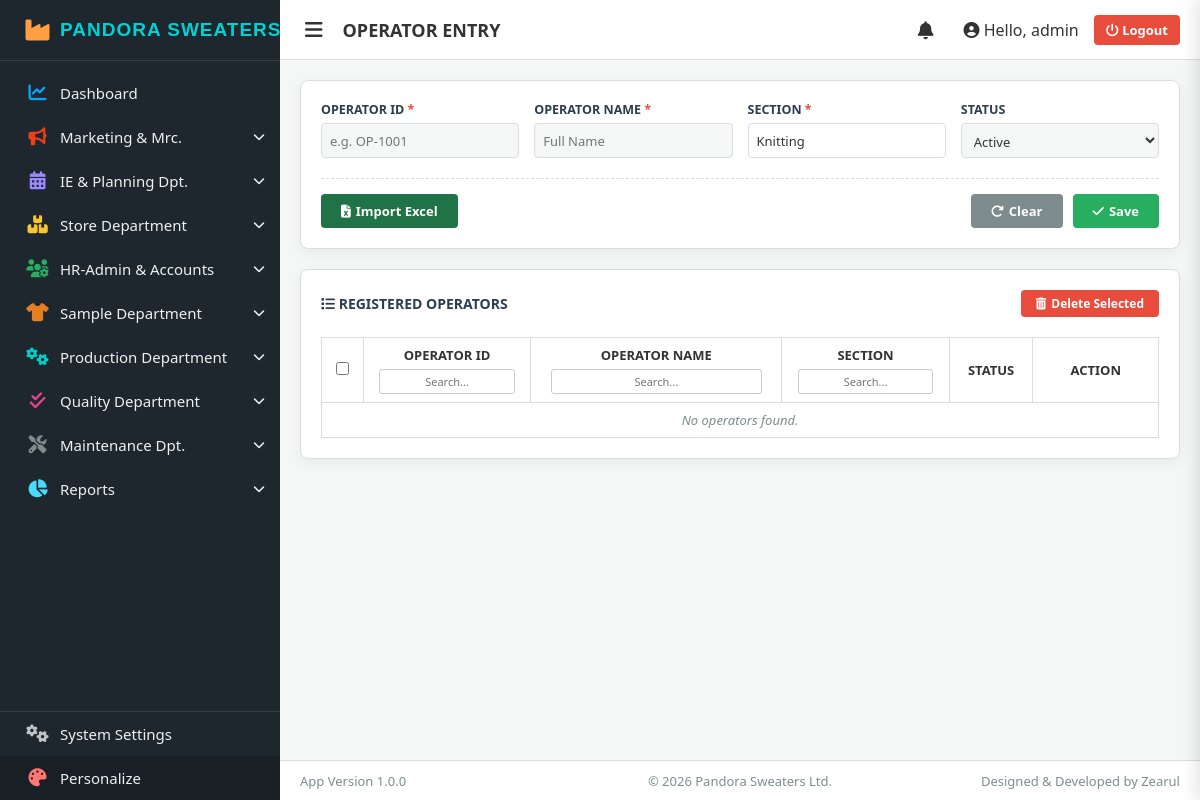
/hr-admin/operator-entry/ (signed in), run on an earlier commit of the app's database.
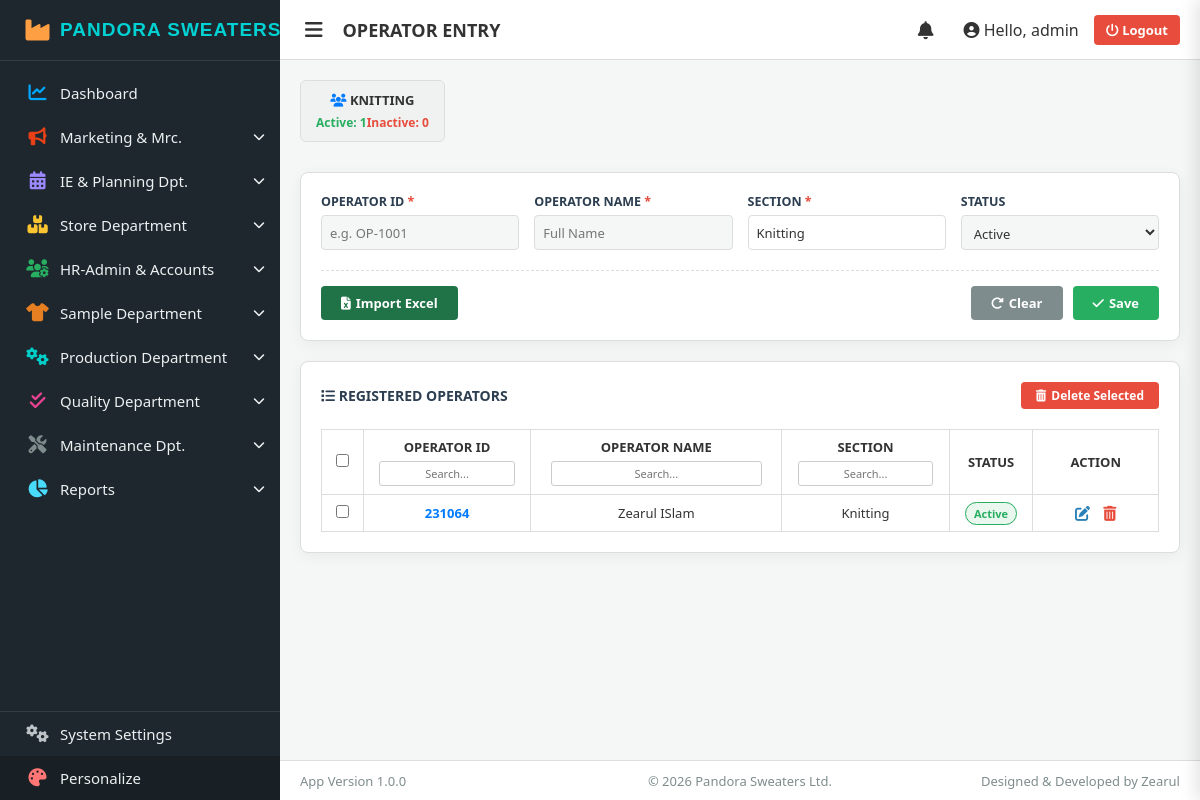
And on a later commit of the database.
### core/models.py (models this page shows, shortened)
class AppSetting(models.Model):
    key = models.CharField(max_length=100, unique=True)
    value = models.TextField(blank=True, null=True)
    description = models.CharField(max_length=255, blank=True, null=True)

class Operator(models.Model):
    operator_id = models.CharField(max_length=50, unique=True)
    name = models.CharField(max_length=150)
    section = models.CharField(max_length=100, default='Knitting')
    is_active = models.BooleanField(default=True)
    created_at = models.DateTimeField(auto_now_add=True)

### core/views/operator_views.py (the view)
# urls.py: path('hr-admin/operator-entry/', operator_entry_view, name='operator_entry'),
@login_required(login_url='login')
def operator_entry_view(request):
    sec_setting = AppSetting.objects.filter(key='operator_sections').first()
    sections = [s.strip() for s in sec_setting.value.split(',')] if sec_setting else ['Knitting']
    operators = Operator.objects.all().order_by('operator_id') # A-Z Sorting
    summary = []
    for sec in sections:
        active = operators.filter(section=sec, is_active=True).count()
        inactive = operators.filter(section=sec, is_active=False).count()
        if active > 0 or inactive > 0:
            summary.append({'section': sec, 'active': active, 'inactive': inactive})
    context = {
        'operators': operators,
        'sections': sections,
        'sections_json': json.dumps(sections),
        'summary': summary
    }
    return render(request, 'operator_entry.html', context)

### core/context_processors.py (called while the page is built)
def global_settings(request):
    settings = AppSetting.objects.all()
    context = {s.key: s.value for s in settings}
    defaults = {
        'factory_name': 'Smart Factory System',
        'app_version': 'Version 1.0.0',
        'copyright_text': '© 2026 Your Company',
        'developer_credit': 'Designed & Developed by Zearul'
    }
    for k, v in defaults.items():
        if k not in context:
            context[k] = v
    return context

### templates/operator_entry.html (shortened to what this page needs)
{% extends 'base.html' %}
{% block page_title %}OPERATOR ENTRY{% endblock %}
{% block content %}
{% if summary %}
<div class="summary-container">
    {% for s in summary %}
    <div class="summary-card">
        <h4><i class="fa-solid fa-users" style="color:#007bff;"></i> {{ s.section }}</h4>
        <div class="stats">
            <span class="act">Active: {{ s.active }}</span>
            <span class="inact">Inactive: {{ s.inactive }}</span>
        </div>
    </div>
    {% endfor %}
</div>
{% endif %}
<div class="entry-card">
    <div class="grid-row">
        <div class="form-group">
            <label>OPERATOR ID <span style="color:#e74c3c;">*</span></label>
            <input type="text" id="op_operator_id" class="form-control fast-nav" placeholder="e.g. OP-1001" autocomplete="off" autofocus>
        </div>
        <div class="form-group">
            <label>OPERATOR NAME <span style="color:#e74c3c;">*</span></label>
            <input type="text" id="op_name" class="form-control fast-nav" placeholder="Full Name" autocomplete="off">
        </div>
        <div class="form-group autocomplete-wrapper">
            <label>SECTION <span style="color:#e74c3c;">*</span></label>
            <input type="text" id="op_section" class="form-control fast-nav" value="{{ sections.0 }}" placeholder="Select Section" readonly style="cursor:pointer; background:#fff;" onclick="showSections()" onfocus="showSections()">
        </div>
        <div class="form-group">
            <label>STATUS</label>
            <select id="op_status" class="form-control fast-nav">
                <option value="true">Active</option>
            </select>
        </div>
    </div>
    <div class="action-bar">
        <div>
            <button class="btn-action btn-excel" onclick="document.getElementById('excelFile').click()"><i class="fa-solid fa-file-excel"></i> Import Excel</button>
        </div>
        <div style="display:flex; gap:10px;">
            <button class="btn-action btn-clear" onclick="clearForm()"><i class="fa-solid fa-rotate-right"></i> Clear</button>
            <button class="btn-action btn-save" id="btnSave" onclick="saveOperator()"><i class="fa-solid fa-check"></i> Save</button>
        </div>
    </div>
</div>
<div class="entry-card">
    <div style="display:flex; justify-content:space-between; align-items:center; margin-bottom: 10px;">
        <span style="font-weight: bold; font-size: 14px; color: #2c3e50;"><i class="fa-solid fa-list"></i> REGISTERED OPERATORS</span>
        <button class="btn-action btn-danger" style="padding: 5px 15px; font-size:12px;" onclick="confirmBulkDelete()"><i class="fa-solid fa-trash-can"></i> Delete Selected</button>
    </div>
    <div style="overflow-x: auto; max-height: 500px;">
        <table id="operatorTable">
            <thead style="position: sticky; top: 0; z-index: 10;">
                <tr>
                    <th width="5%"><input type="checkbox" id="selectAll" onchange="toggleAll(this)"></th>
                    <th width="20%">OPERATOR ID<br><input type="text" class="filter-input" placeholder="Search..." onkeyup="filterTable(1, this.value)"></th>
                    <th width="30%">OPERATOR NAME<br><input type="text" class="filter-input" placeholder="Search..." onkeyup="filterTable(2, this.value)"></th>
                    <th width="20%">SECTION<br><input type="text" class="filter-input" placeholder="Search..." onkeyup="filterTable(3, this.value)"></th>
                    <th width="10%">STATUS</th>
                    <th width="15%">ACTION</th>
                </tr>
            </thead>
            <tbody>
                {% for op in operators %}
                <tr class="data-row">
                    <td><input type="checkbox" class="row-check" value="{{ op.id }}"></td>
                    <td style="font-weight: bold; color: #007bff;">{{ op.operator_id }}</td>
                    <td>{{ op.name }}</td>
                    <td>{{ op.section }}</td>
                    <td>
                        {% if op.is_active %}<span class="status-badge status-active">Active</span>{% else %}<span class="status-badge status-inactive">Inactive</span>{% endif %}
                    </td>
                    <td>
                        <button class="btn-icon btn-edit" onclick="editOperator('{{ op.id }}', '{{ op.operator_id|escapejs }}', '{{ op.name|escapejs }}', '{{ op.section|escapejs }}', '{{ op.is_active|lower }}')"><i class="fa-solid fa-pen-to-square"></i></button>
                        <button class="btn-icon btn-del" onclick="deleteOperator('{{ op.id }}', '{{ op.name|escapejs }}')"><i class="fa-solid fa-trash-can"></i></button>
                    </td>
                </tr>
                {% empty %}
                <tr id="noDataRow"><td colspan="6" style="color: #7f8c8d; font-style: italic;">No operators found.</td></tr>
                {% endfor %}
            </tbody>
        </table>
    </div>
</div>
{% endblock %}

### templates/base.html (shortened to what this page needs)
<!DOCTYPE html>
<html lang="en">
<head>
    <link rel="stylesheet" href="https://cdn.jsdelivr.net/npm/@fortawesome/fontawesome-free@6.4.2/css/all.min.css">
</head>
<body id="app-body">
    <div class="sidebar" id="app-sidebar">
        <div class="brand">
            <i class="fa-solid fa-industry" style="color: #ff9f43; min-width: 45px; text-align: center; font-size: 24px;"></i>
            <span class="brand-text">{{ factory_name|default:"Smart Factory" }}</span>
        </div>
        <a href="{% url 'dashboard' %}" class="nav-item">
            <div class="nav-item-left"><i class="fa-solid fa-chart-line icon" style="color: #00a8ff;"></i> <span>Dashboard</span></div>
        </a>
        <div class="nav-item" onclick="toggleSubmenu(this)">
            <div class="nav-item-left"><i class="fa-solid fa-bullhorn icon" style="color: #e84118;"></i> <span>Marketing & Mrc.</span></div>
            <i class="fa-solid fa-chevron-down arrow"></i>
        </div>
        <div class="nav-item" onclick="toggleSubmenu(this)">
            <div class="nav-item-left"><i class="fa-solid fa-calendar-days icon" style="color: #9c88ff;"></i> <span>IE & Planning Dpt.</span></div>
            <i class="fa-solid fa-chevron-down arrow"></i>
        </div>
        <div class="nav-item" onclick="toggleSubmenu(this)">
            <div class="nav-item-left"><i class="fa-solid fa-boxes-stacked icon" style="color: #fbc531;"></i> <span>Store Department</span></div>
            <i class="fa-solid fa-chevron-down arrow"></i>
        </div>
        <div class="nav-item" onclick="toggleSubmenu(this)">
            <div class="nav-item-left"><i class="fa-solid fa-users-cog icon" style="color: #27ae60;"></i> <span>HR-Admin & Accounts</span></div>
            <i class="fa-solid fa-chevron-down arrow"></i>
        </div>
        <div class="nav-item" onclick="toggleSubmenu(this)">
            <div class="nav-item-left"><i class="fa-solid fa-shirt icon" style="color: #e67e22;"></i> <span>Sample Department</span></div>
            <i class="fa-solid fa-chevron-down arrow"></i>
        </div>
        <div class="nav-item" onclick="toggleSubmenu(this)">
            <div class="nav-item-left"><i class="fa-solid fa-cogs icon" style="color: #00cec9;"></i> <span>Production Department</span></div>
            <i class="fa-solid fa-chevron-down arrow"></i>
        </div>
        <div class="nav-item" onclick="toggleSubmenu(this)">
            <div class="nav-item-left"><i class="fa-solid fa-check-double icon" style="color: #e84393;"></i> <span>Quality Department</span></div>
            <i class="fa-solid fa-chevron-down arrow"></i>
        </div>
        <div class="nav-item" onclick="toggleSubmenu(this)">
            <div class="nav-item-left"><i class="fa-solid fa-screwdriver-wrench icon" style="color: #7f8c8d;"></i> <span>Maintenance Dpt.</span></div>
            <i class="fa-solid fa-chevron-down arrow"></i>
        </div>
        <div class="nav-item" onclick="toggleSubmenu(this)">
            <div class="nav-item-left"><i class="fa-solid fa-chart-pie icon" style="color: #48dbfb;"></i> <span>Reports</span></div>
            <i class="fa-solid fa-chevron-down arrow"></i>
        </div>
        <div class="spacer"></div>
        {% if request.user.is_superuser %}
        <a href="{% url 'system_settings' %}" class="nav-item" style="border-top: 1px solid rgba(255,255,255,0.1);">
            <div class="nav-item-left"><i class="fa-solid fa-gears icon" style="color: #bdc3c7;"></i> <span>System Settings</span></div>
        </a>
        {% endif %}
        <div class="nav-item" onclick="toggleThemePanel()" style="background: rgba(0,0,0,0.2);">
            <div class="nav-item-left"><i class="fa-solid fa-palette icon" style="color: #ff7675;"></i> <span>Personalize</span></div>
        </div>
    </div>
    <div class="main-wrapper">
        <div class="topbar">
            <div class="topbar-left">
                <button class="toggle-sidebar-btn" onclick="toggleSidebar(event)"><i class="fa-solid fa-bars"></i></button>
                <div class="topbar-title">{% block page_title %}Dashboard{% endblock %}</div>
            </div>
            <div class="user-info">
<div style="position: relative; cursor: pointer; margin-right: 15px; font-size: 18px;" id="notifBtn" onclick="toggleNotifMenu(event)">
    <i class="fa-solid fa-bell"></i>
</div>
                <span><i class="fa-solid fa-circle-user"></i> Hello, {{ request.user.first_name|default:request.user.username }}</span>
                <a href="{% url 'logout' %}" class="logout-btn"><i class="fa-solid fa-power-off"></i> Logout</a>
            </div>
        </div>
        <div class="content-area" id="main-content" onclick="autoHideSidebar()">
            {% block content %}{% endblock %}
        </div>
        <div class="app-footer">
            <div style="flex:1; text-align:left;">App {{ app_version }}</div>
            <div style="flex:1; text-align:center;">{{ copyright_text }}</div>
            <div style="flex:1; text-align:right;">{{ developer_credit }}</div>
        </div>
    </div>
</body>
</body>
</html>

### templates/base.html (style rules this page uses)
:root { --sidebar-bg: #1e272e; --sidebar-text: #ecf0f1; --sidebar-hover: rgba(255, 255, 255, 0.08); --main-bg: #f4f7f6; --main-text: #333; --card-bg: #fff; --border-color: #ddd; --accent: #27ae60; }
* { margin: 0; padding: 0; box-sizing: border-box; font-family: 'Segoe UI', sans-serif; }
body { background-color: var(--main-bg); color: var(--main-text); display: flex; height: 100vh; overflow: hidden; transition: background 0.3s; }
.sidebar { width: 280px; background: var(--sidebar-bg); color: var(--sidebar-text); display: flex; flex-direction: column; transition: width 0.3s ease; overflow-x: hidden; overflow-y: auto; z-index: 100; }
.brand { padding: 18px 15px; font-size: 19px; border-bottom: 1px solid rgba(255,255,255,0.1); margin-bottom: 10px; display: flex; align-items: center; white-space: nowrap; overflow: hidden; }
.brand-text { color: #00d2d3; font-weight: 800; font-family: 'Arial Black', Impact, sans-serif; letter-spacing: 1px; text-transform: uppercase; }
.nav-item { padding: 12px 15px; cursor: pointer; display: flex; justify-content: space-between; align-items: center; transition: 0.2s; font-size: 15px; text-decoration: none; color: var(--sidebar-text); white-space: nowrap; overflow: hidden; }
.nav-item-left { display: flex; align-items: center; }
.nav-item i.icon { width: 45px; text-align: center; font-size: 18px; flex-shrink: 0; }
.nav-item .arrow { font-size: 12px; transition: transform 0.3s; flex-shrink: 0; }
.spacer { flex-grow: 1; }
.main-wrapper { flex: 1; display: flex; flex-direction: column; overflow: hidden; transition: width 0.3s ease; }
.topbar { height: 60px; background: var(--card-bg); border-bottom: 1px solid var(--border-color); display: flex; align-items: center; padding: 0 20px; justify-content: space-between; z-index: 10; }
.topbar-left { display: flex; align-items: center; gap: 15px; }
.toggle-sidebar-btn { background: transparent; border: none; color: var(--main-text); font-size: 20px; cursor: pointer; padding: 5px; transition: 0.2s; }
.topbar-title { font-size: 18px; font-weight: 600; }
.user-info { display: flex; align-items: center; gap: 15px; }
.logout-btn { background: #e74c3c; color: white; padding: 6px 12px; border-radius: 4px; text-decoration: none; font-size: 13px; font-weight: bold; }
.content-area { flex: 1; padding: 20px; overflow-y: auto; }
.app-footer { height: 40px; background: var(--card-bg); border-top: 1px solid var(--border-color); display: flex; justify-content: space-between; align-items: center; padding: 0 20px; font-size: 13px; color: #7f8c8d; font-weight: 500; }

What changed in the data, as far as the page shows it:
added Operator: section "KNITTING", active "1", inactive "0", operator_id "231064", name "Zearul ISlam", section "Knitting", is_active "Active"
Also different on the page:
text no longer shown: "No operators found."
